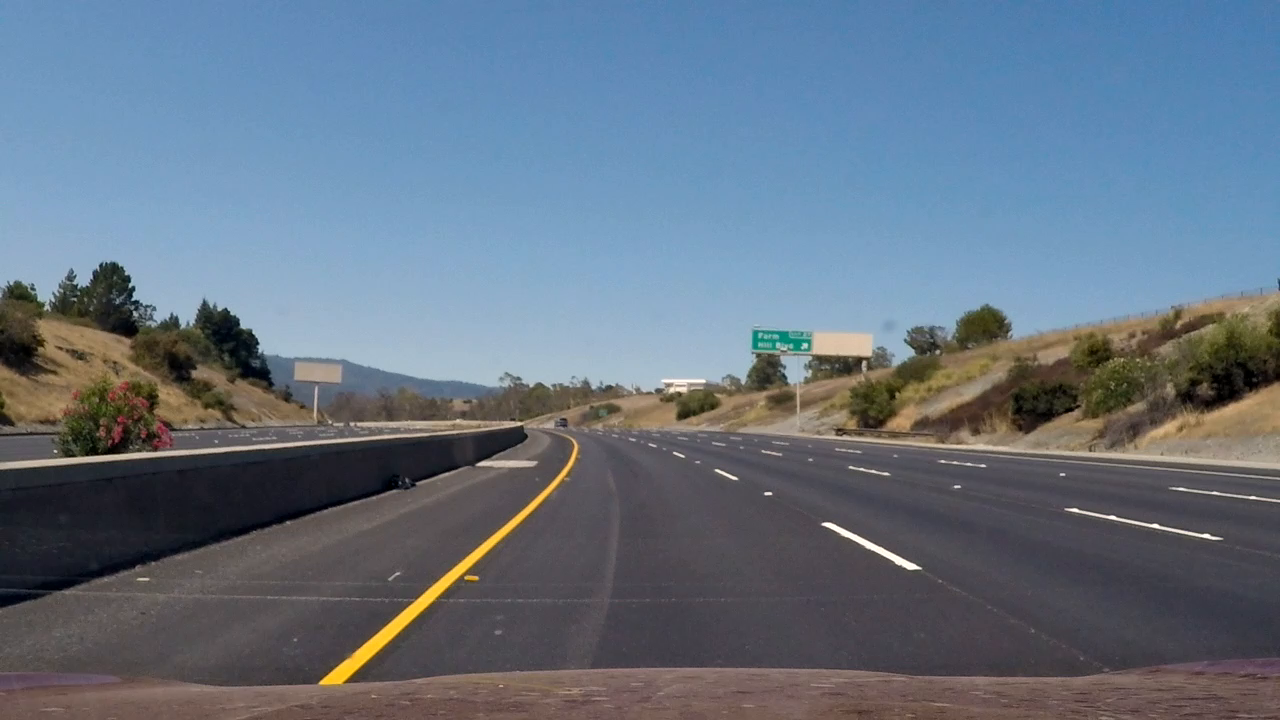
#> input picture debug_imgs/img0.jpg, 1280 x 720 px
$ jupyter execute --allow-errors lane-finder.ipynb   (shell and % lines are left out)   (older library calls are emulated)
#> lines starting #> are read from the running program, lines starting #| are printed output that depends on the picture
### First, let's build some camera calibration.

[cell 1]
import numpy as np
import cv2
import glob
import matplotlib.pyplot as plt

def get_calibration(calibration_images):

    # prepare object points, like (0,0,0), (1,0,0), (2,0,0) ....,(6,5,0)
    objp = np.zeros((6*9,3), np.float32)
    objp[:,:2] = np.mgrid[0:9,0:6].T.reshape(-1,2)

    # Arrays to store object points and image points from all the images.
    objpoints = [] # 3d points in real world space
    imgpoints = [] # 2d points in image plane.

    img_size = None

    # Step through the list and search for chessboard corners
    for fname in calibration_images:
        img = cv2.imread(fname)
        gray = cv2.cvtColor(img, cv2.COLOR_BGR2GRAY)
        img_size = gray.shape[::-1]

        # Find the chessboard corners
        ret, corners = cv2.findChessboardCorners(gray, (9,6), None)

        # If found, add object points, image points
        if ret == True:
            objpoints.append(objp)
            imgpoints.append(corners)

    return cv2.calibrateCamera(objpoints, imgpoints, img_size, None, None)

cv2.destroyAllWindows()

We'll create a simple CalibratedCamera class to act as the camera.

[cell 2]
import cv2
class CalibratedCamera():

    # [6 lines left out: function __init__, not called in this run]

    def undistort_img(self, img):
        return cv2.undistort(img, self.mtx, self.dist, None, self.mtx)

    def warp_inverse(self, img):
        pass

[cell 3]
image_fnames = glob.glob('./camera_cal/calibration*.jpg')
#> (the rest of this cell did not finish here and is left out)

#> (a cell that did not finish here is left out)

[cell 5]
test_img1 = cv2.imread('./camera_cal/calibration1.jpg')
#> (the rest of this cell did not finish here and is left out)

### Now let's create some tresholding functions to detect lane lines.

[cell 6]
import cv2
def abs_sobel_thresh(img_gray, orient='x', thresh_min=0, thresh_max=255):
    if orient == 'x':
        sobel = cv2.Sobel(img_gray, cv2.CV_64F, 1, 0)
    else:
        sobel = cv2.Sobel(img_gray, cv2.CV_64F, 0, 1)

    abs_sobel = np.absolute(sobel)
    scaled_sobel = np.uint8(255*abs_sobel/np.max(abs_sobel))
    sbinary = np.zeros_like(scaled_sobel)
    sbinary[(scaled_sobel >= thresh_min) & (scaled_sobel <= thresh_max)] = 1
    return sbinary

[cell 7]
img = cv2.imread('./debug_imgs/img0.jpg')
#> img is the input picture: shape (720, 1280, 3); mean B, G, R 130.1, 114.8, 100.8
gray = cv2.cvtColor(img, cv2.COLOR_BGR2GRAY)
sobeld = abs_sobel_thresh(gray, orient='y')
#> sobeld: shape (720, 1280); every value is 1
plt.imshow(sobeld, cmap='gray')

[cell 8]
# [12 lines left out: function mag_thresh, not called in this run]

[cell 9]
# [10 lines left out: function dir_threshold, not called in this run]

[cell 10]
def rgb_thresholds(img_path):
#> called with img_path = './test_images/signs_vehicles_xygrad.jpg'
    img = cv2.imread(img_path)
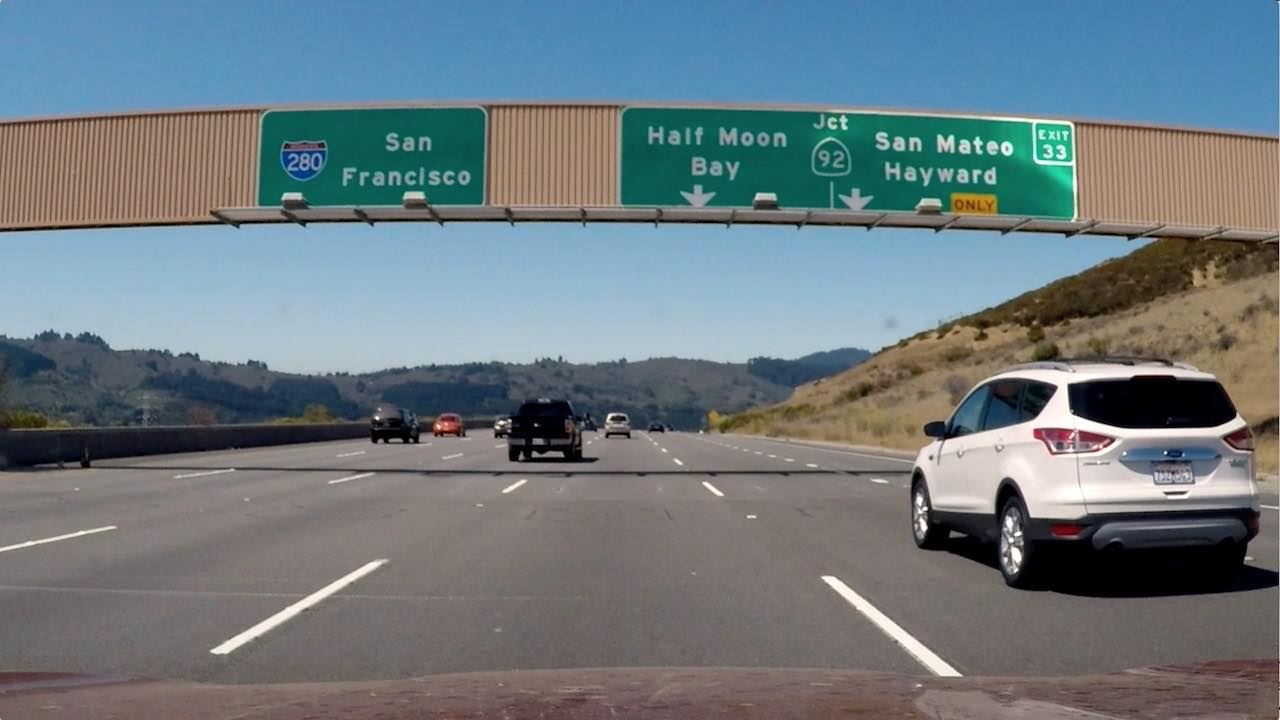
#> input picture test_images/signs_vehicles_xygrad.jpg, 1280 x 720 px
#> img is the input picture: shape (720, 1280, 3); mean B, G, R 127.4, 121.6, 109.2
    rgb_img = cv2.cvtColor(img, cv2.COLOR_BGR2RGB)
    R = rgb_img[:,:,0]
    G = rgb_img[:,:,1]
    B = rgb_img[:,:,2]

    fig, ax = plt.subplots(nrows=3, ncols=2, figsize=(16, 8))
    ax = ax.ravel()

    r_binary = np.zeros_like(R)
    g_binary = np.zeros_like(G)
    b_binary = np.zeros_like(B)

    r_binary[(R > 200) & (R <= 255)] = 1
    g_binary[(G > 200) & (G <= 255)] = 1
    b_binary[(B > 200) & (B <= 255)] = 1

    ax[0].imshow(R, cmap='gray')
    ax[1].imshow(r_binary, cmap='gray')
    ax[2].imshow(G, cmap='gray')
    ax[3].imshow(g_binary, cmap='gray')
    ax[4].imshow(B, cmap='gray')
    ax[5].imshow(b_binary, cmap='gray')

[cell 11]
rgb_thresholds('./test_images/signs_vehicles_xygrad.jpg')

### HLS thresholds.

Notice that the L and S layers (2nd and 3rd row) give the best results for vertical (lane) lines. I'll combine the L and S layers in the pipeline to be used for identifying lanes.

[cell 12]
def hls_thresholds(img_path):
#> called with img_path = './debug_imgs/img0.jpg'
    img = cv2.imread(img_path)
    hls_img = cv2.cvtColor(img, cv2.COLOR_BGR2HLS)
#> hls_img: shape (720, 1280, 3); mean of channels 0, 1, 2 90.8, 115.2, 62.9
    H = hls_img[:,:,0]
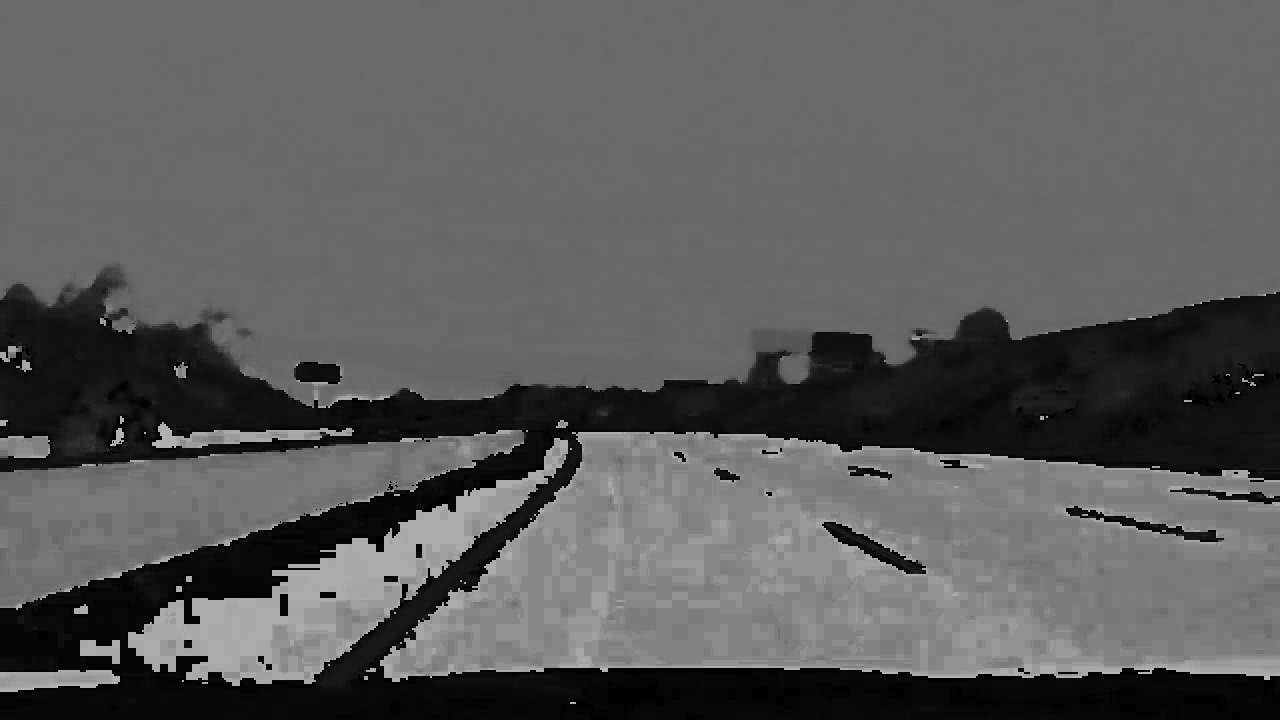
#> H: shape (720, 1280); min 0, max 180, mean 90.8
    L = hls_img[:,:,1]
    S = hls_img[:,:,2]
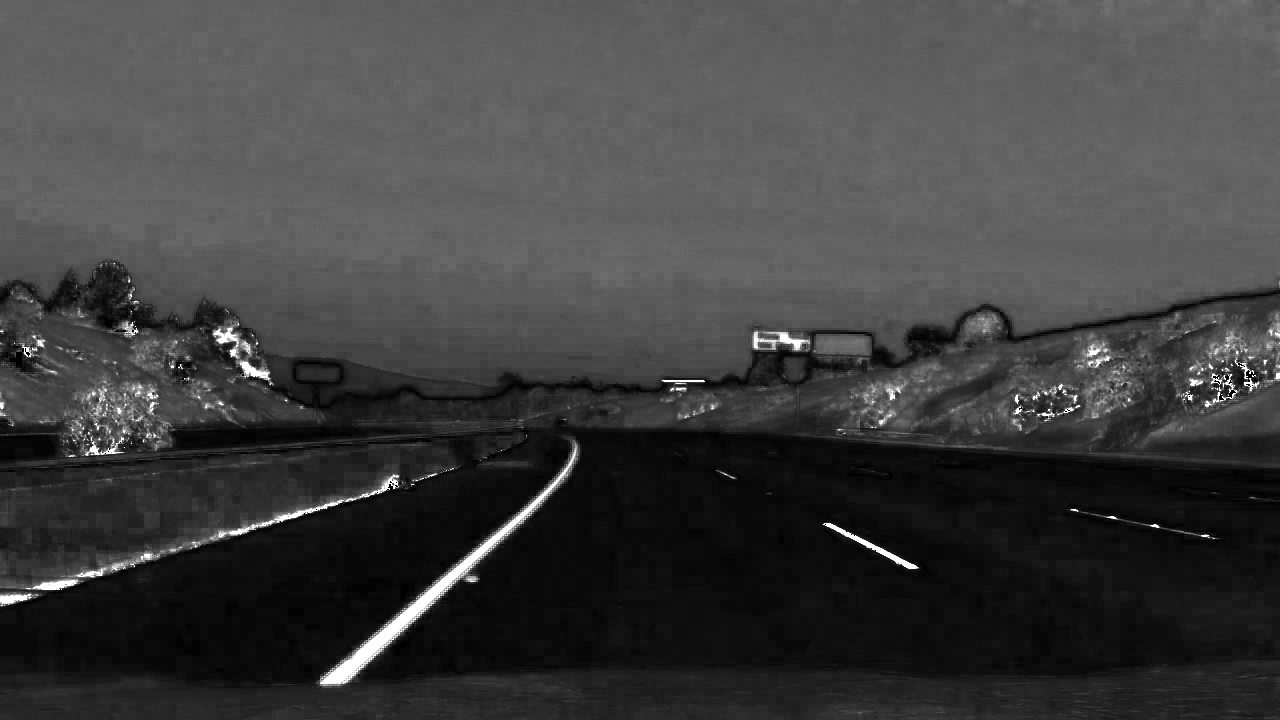
#> S: shape (720, 1280); min 0, max 255, mean 62.9

    fig, ax = plt.subplots(nrows=4, ncols=2, figsize=(16, 8))
    ax = ax.ravel()

    h_binary = np.zeros_like(H)
    l_binary = np.zeros_like(L)
    s_binary = np.zeros_like(S)
    combined_binary = np.zeros_like(S)

    h_binary[(H > 140) & (H <= 180)] = 1
    l_binary[(L > 90) & (L <= 255)] = 1
    s_binary[(S > 90) & (S <= 255)] = 1
    combined_binary[(l_binary == 1) & (s_binary == 1)] = 1

    ax[0].imshow(H, cmap='gray')
    ax[1].imshow(h_binary, cmap='gray')
    ax[2].imshow(L, cmap='gray')
    ax[3].imshow(l_binary, cmap='gray')
    ax[4].imshow(S, cmap='gray')
    ax[5].imshow(s_binary, cmap='gray')
    ax[6].imshow(combined_binary, cmap='gray')

[cell 13]
hls_thresholds('./debug_imgs/img0.jpg')
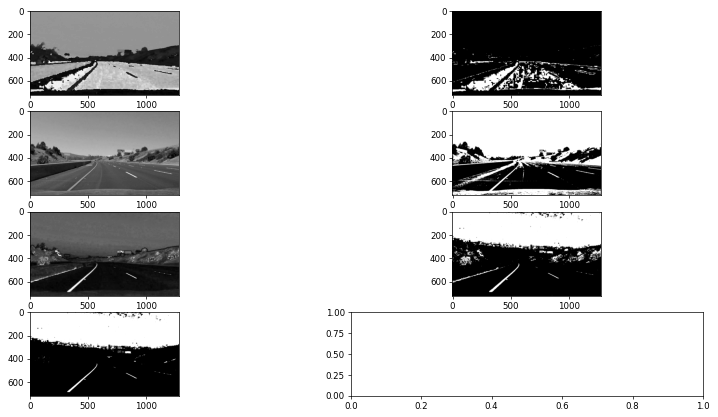
#> figure drawn by matplotlib, 7 panels

### Perspective transformations.

[cell 14]
def apply_perspective(img):
    top_left_src = [570, 468]
    top_right_src = [714, 468]
    bottom_right_src = [1106, 720]
    bottom_left_src = [207, 720]

    top_left_dst = [320, 1]
    top_right_dst = [920, 1]
    bottom_right_dst = [920, 720]
    bottom_left_dst = [320, 720]

    src = np.array([top_left_src, top_right_src, bottom_right_src, bottom_left_src], np.float32)
    dst = np.float32([top_left_dst ,top_right_dst, bottom_right_dst, bottom_left_dst])

    M = cv2.getPerspectiveTransform(src, dst)
    Minv = cv2.getPerspectiveTransform(dst, src)
    return cv2.warpPerspective(img, M, (img.shape[1], img.shape[0])), Minv

[cell 15]
img = cv2.imread('./debug_imgs/img0.jpg')
img = cv2.cvtColor(img, cv2.COLOR_BGR2RGB)
transformed, _ = apply_perspective(img)
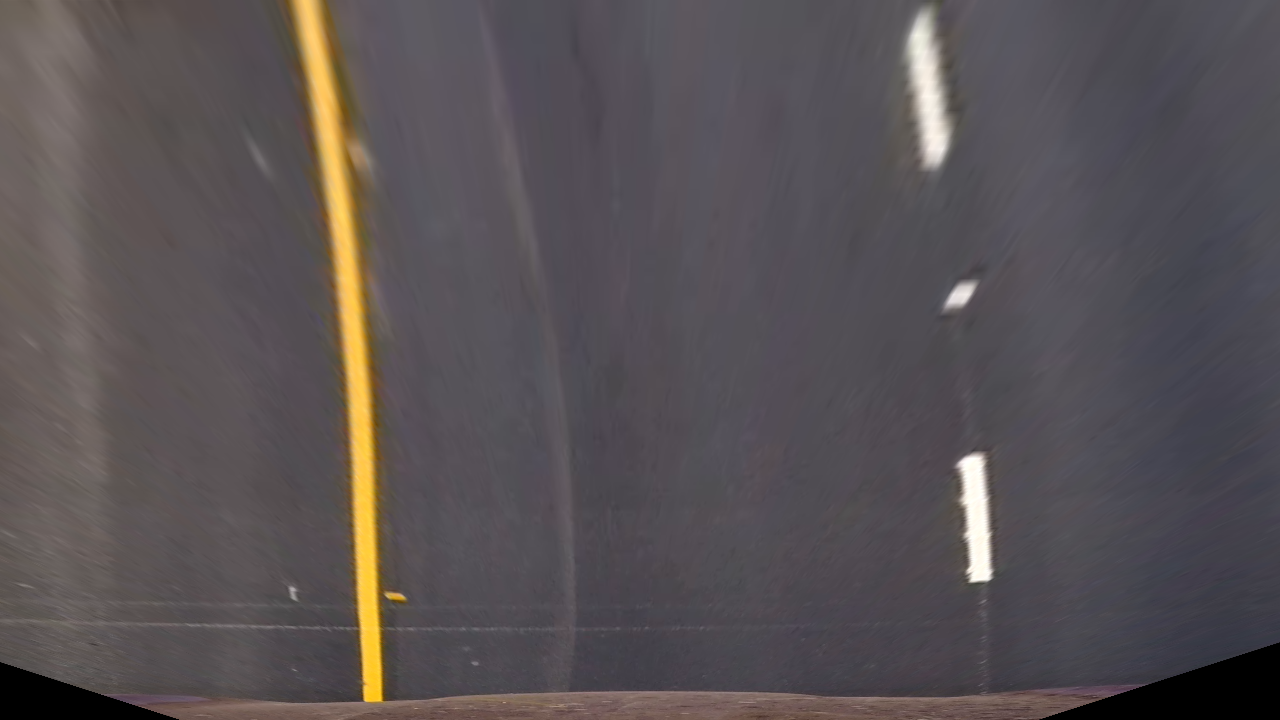
#> transformed: shape (720, 1280, 3); mean R, G, B 88.1, 82, 84.2

fig, ax = plt.subplots(nrows=1, ncols=2, figsize=(16, 8))
ax = ax.ravel()

img = cv2.cvtColor(img, cv2.COLOR_BGR2RGB)
ax[0].imshow(img)
ax[1].imshow(transformed)
#> figure, not shown here; B, G, R data is drawn as R, G, B
